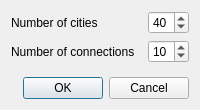
<?xml version="1.0" encoding="UTF-8"?>
<ui version="4.0">
 <class>MapGenerationDialog</class>
 <widget class="QDialog" name="MapGenerationDialog">
  <property name="geometry">
   <rect>
    <x>0</x>
    <y>0</y>
    <width>200</width>
    <height>110</height>
   </rect>
  </property>
  <property name="sizePolicy">
   <sizepolicy hsizetype="Fixed" vsizetype="Fixed">
    <horstretch>0</horstretch>
    <verstretch>0</verstretch>
   </sizepolicy>
  </property>
  <property name="minimumSize">
   <size>
    <width>200</width>
    <height>110</height>
   </size>
  </property>
  <property name="maximumSize">
   <size>
    <width>200</width>
    <height>110</height>
   </size>
  </property>
  <property name="windowTitle">
   <string>Map Generation</string>
  </property>
  <layout class="QVBoxLayout" name="verticalLayout">
   <item>
    <layout class="QHBoxLayout" name="horizontalLayout">
     <item>
      <widget class="QLabel" name="label">
       <property name="text">
        <string>Number of cities</string>
       </property>
      </widget>
     </item>
     <item>
      <spacer name="horizontalSpacer">
       <property name="orientation">
        <enum>Qt::Horizontal</enum>
       </property>
       <property name="sizeHint" stdset="0">
        <size>
         <width>40</width>
         <height>20</height>
        </size>
       </property>
      </spacer>
     </item>
     <item>
      <widget class="QSpinBox" name="spinBoxCities">
       <property name="specialValueText">
        <string/>
       </property>
       <property name="correctionMode">
        <enum>QAbstractSpinBox::CorrectToNearestValue</enum>
       </property>
       <property name="minimum">
        <number>6</number>
       </property>
       <property name="value">
        <number>40</number>
       </property>
      </widget>
     </item>
    </layout>
   </item>
   <item>
    <layout class="QHBoxLayout" name="horizontalLayout_2">
     <item>
      <widget class="QLabel" name="label_2">
       <property name="text">
        <string>Number of connections</string>
       </property>
      </widget>
     </item>
     <item>
      <spacer name="horizontalSpacer_2">
       <property name="orientation">
        <enum>Qt::Horizontal</enum>
       </property>
       <property name="sizeHint" stdset="0">
        <size>
         <width>40</width>
         <height>20</height>
        </size>
       </property>
      </spacer>
     </item>
     <item>
      <widget class="QSpinBox" name="spinBoxConnections">
       <property name="correctionMode">
        <enum>QAbstractSpinBox::CorrectToNearestValue</enum>
       </property>
       <property name="minimum">
        <number>3</number>
       </property>
       <property name="maximum">
        <number>39</number>
       </property>
       <property name="value">
        <number>10</number>
       </property>
      </widget>
     </item>
    </layout>
   </item>
   <item>
    <spacer name="verticalSpacer">
     <property name="orientation">
      <enum>Qt::Vertical</enum>
     </property>
     <property name="sizeHint" stdset="0">
      <size>
       <width>20</width>
       <height>40</height>
      </size>
     </property>
    </spacer>
   </item>
   <item>
    <widget class="QDialogButtonBox" name="buttonBox">
     <property name="orientation">
      <enum>Qt::Horizontal</enum>
     </property>
     <property name="standardButtons">
      <set>QDialogButtonBox::Cancel|QDialogButtonBox::Ok</set>
     </property>
    </widget>
   </item>
  </layout>
 </widget>
 <resources/>
 <connections>
  <connection>
   <sender>buttonBox</sender>
   <signal>accepted()</signal>
   <receiver>MapGenerationDialog</receiver>
   <slot>accept()</slot>
   <hints>
    <hint type="sourcelabel">
     <x>190</x>
     <y>84</y>
    </hint>
    <hint type="destinationlabel">
     <x>157</x>
     <y>99</y>
    </hint>
   </hints>
  </connection>
  <connection>
   <sender>buttonBox</sender>
   <signal>rejected()</signal>
   <receiver>MapGenerationDialog</receiver>
   <slot>reject()</slot>
   <hints>
    <hint type="sourcelabel">
     <x>190</x>
     <y>90</y>
    </hint>
    <hint type="destinationlabel">
     <x>199</x>
     <y>99</y>
    </hint>
   </hints>
  </connection>
 </connections>
</ui>
